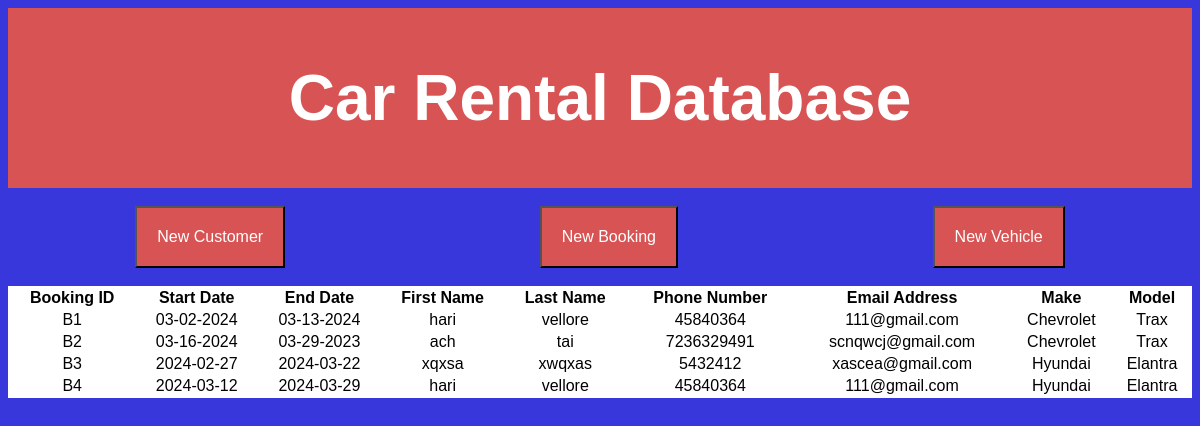
The page / on the database its author committed.
### tables this page shows
CREATE TABLE booking (id varchar (20) PRIMARY KEY, start_date date, end_date date, amount float, vin varchar (30) REFERENCES vehicle (vin) ON UPDATE CASCADE, license_number int REFERENCES customer (license_number) ON UPDATE CASCADE);

CREATE TABLE customer (first name varchar (20), last name varchar (20), address varchar (100), phone_number int, email varchar (30), license_number int PRIMARY KEY);

CREATE TABLE vehicle(
vin varchar(30) primary key,
type varchar(10),
make varchar(10),
model varchar(10),
year int);

### app.py (the view)
@app.route('/')
def index():
    try:
        conn = connect_db()
        cur = conn.cursor()
        cur.execute('SELECT booking.id, booking.start_date, booking.end_date, customer.first, customer.last, customer.phone_number, customer.email, vehicle.make, vehicle.model FROM booking INNER JOIN vehicle ON booking.vin = vehicle.vin INNER JOIN  customer ON booking.license_number = customer.license_number;')
        data = cur.fetchall()
        conn.close()
        return render_template('index.html', data=data)
    except Exception as e:
        return f"An error occurred: {str(e)}"

### app.py (called while the page is built)
def connect_db():
    return sqlite3.connect('rental.db')

### templates/index.html (shortened to what this page needs)
<!DOCTYPE html>
<html lang="en">
<head>
    <link rel="stylesheet" href="/static/style.css">
</head>
<body>
    <div class="header">
        <h1>Car Rental Database</h1>
    </div>
    <br>
    <div class="buttons">
            <button type="button"><a href="/static/customer.html">New Customer</a></button>
            <button type="button"><a href="/static/booking.html">New Booking</a></button>
            <button type="button"><a href="/static/vehicle.html">New Vehicle</a></button>
    </div>
    <br>
    <table>
        <thead>
            <th>Booking ID</th>
            <th>Start Date</th>
            <th>End Date</th>
            <th>First Name</th>
            <th>Last Name</th>
            <th>Phone Number</th>
            <th>Email Address</th>
            <th>Make</th>
            <th>Model</th>
        </thead>
        <tbody>
            {% for row in data %}
            <tr>
                <td>{{ row[0] }}</td>
                <td>{{ row[1] }}</td>
                <td>{{ row[2] }}</td>
                <td>{{ row[3] }}</td>
                <td>{{ row[4] }}</td>
                <td>{{ row[5] }}</td>
                <td>{{ row[6] }}</td>
                <td>{{ row[7] }}</td>
                <td>{{ row[8] }}</td>
            </tr>
            {% endfor %}
        </tbody>
    </table>
</body>
</html>

### static/style.css (style rules this page uses)
* { font-family: Verdana, Geneva, Tahoma, sans-serif; }
body { display: flex; flex-direction: column; background-color: rgb(55, 55, 220); justify-content: center; text-align: center; }
.header { display: flex; flex-direction: row; justify-content: center; background-color:rgb(216, 84, 84) ; height: 20vh; color: white; text-align: center; font-size: 2rem; padding: 10px; }
h1 { text-align: center; }
table { background-color: white; height: fit-content; }
td { text-align: center; }
.buttons { display: flex; flex-direction: row; justify-content: space-around; }
button { padding: 20px; font-size: 1rem; background-color: rgb(216, 84, 84); }
a { background-color: none; text-decoration: none; color: white; }

### rows shown on the page
booking: id "B1", start_date "03-02-2024", end_date "03-13-2024", first "hari", last "vellore", phone_number "45840364", email "111@gmail.com", make "Chevrolet", model "Trax"
booking: id "B2", start_date "03-16-2024", end_date "03-29-2023", first "ach", last "tai", phone_number "7236329491", email "scnqwcj@gmail.com", make "Chevrolet", model "Trax"
booking: id "B3", start_date "2024-02-27", end_date "2024-03-22", first "xqxsa", last "xwqxas", phone_number "5432412", email "xascea@gmail.com", make "Hyundai", model "Elantra"
booking: id "B4", start_date "2024-03-12", end_date "2024-03-29", first "hari", last "vellore", phone_number "45840364", email "111@gmail.com", make "Hyundai", model "Elantra"
